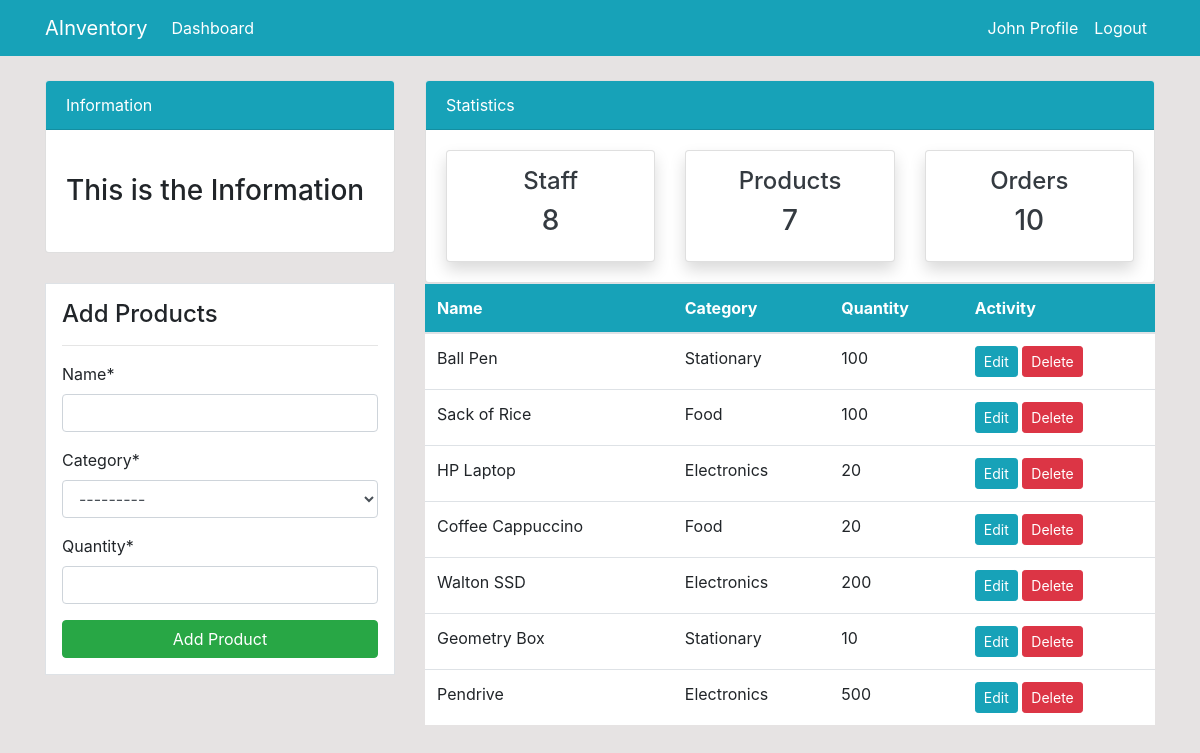
Page /product/ (signed in) on the committed database.
### dashboard/models.py (models this page shows, shortened)
class Product(models.Model):
    name = models.CharField(max_length=100, null = True)
    category = models.CharField(max_length=20, choices = CATEGORY, null = True)
    quantity = models.PositiveIntegerField(null = True)
    class Meta:
        verbose_name_plural = 'Product'

### dashboard/views.py (the view)
# urls.py: path('product/', views.product, name='dashboard-product'),
@login_required
def product(request):
    items = Product.objects.all() # using ORM
    product_count = items.count()
    workers_count = User.objects.all().count()
    orders_count = Order.objects.all().count()
    if request.method == 'POST':
        form = ProductForm(request.POST)
        if form.is_valid():
            form.save()
            product_name = form.cleaned_data.get('name')
            messages.success(request, f'{product_name} has been added')
            return redirect('dashboard-product')
    else:
        form = ProductForm()
    context={
        'items': items,
        'form': form,
        'workers_count': workers_count,
        'orders_count': orders_count,
        'product_count': product_count,
    }
    return render(request, 'dashboard/product.html', context)

### dashboard/forms.py
class ProductForm(forms.ModelForm):
    class Meta:
        model = Product
        fields = ['name', 'category', 'quantity']

### templates/dashboard/product.html (shortened to what this page needs)
{% extends 'partials/base.html' %}
{% load crispy_forms_tags %}
{% block content %}
{% include 'partials/topnav.html' %}
    <div class="container">
        <div class="row md-4">
            <div class="col-md-4">
                <div class="border bg-white p-3">
                    <h4>Add Products</h4>
                    <hr>
                    <form method="POST">
                        {{ form|crispy }}
                        <input class="btn btn-success btn-block" type="submit" value="Add Product">
                    </form>
                </div>
            </div>
            <div class="col-md-8">
                <table class="table bg-white">
                    <thead class="bg-info">
                        <tr class="text-white">
                            <th scope="col">Name</th>
                            <th scope="col">Category</th>
                            <th scope="col">Quantity</th>
                            <th scope="col">Activity</th>
                        </tr>
                    </thead>
                    <tbody>
                        {% for item in items %}
                        <tr>
                            <td>{{ item.name }}</td>
                            <td>{{ item.category }}</td>
                            <td>{{ item.quantity }}</td>
                            <td>
                                <a class="btn btn-info btn-sm" href="{% url 'dashboard-product-update' item.id %}">Edit</a>
                                <a class="btn btn-danger btn-sm" href="{% url 'dashboard-product-delete' item.id %}">Delete</a>
                            </td>
                        </tr>
                        {% endfor %}
                    </tbody>
                </table>
            </div>
        </div>
    </div>
{% endblock %}

### templates/partials/nav.html (shortened to what this page needs)
<nav class="navbar navbar-expand-lg navbar-info bg-info">
    {% if user.is_authenticated %}
    <div class="container">
        <a class="navbar-brand text-white" href="{% url 'dashboard-index' %}">AInventory</a>
        <div class="collapse navbar-collapse" id="navbarSupportedContent">
            <ul class="navbar-nav mr-auto">
                <li class="nav-item active">
                    <a class="nav-link text-white" href="{% url 'dashboard-index' %}">Dashboard </a>
                </li>
            </ul>
            <ul class="navbar-nav ml-auto">
                <li class="nav-item active">
                    <a class="nav-link text-white" href="{% url 'user-profile' %}">{{ user.username }} Profile </a>
                </li>
                <li class="nav-item">
                    <a class="nav-link text-white" href="{% url 'user-logout' %}">Logout</a>
                </li>
            </ul>
            {% endif %}
        </div>
    </div>
</nav>

### static/style.css (style rules this page uses)
body { background: rgb(230, 227, 227); }

### rows in the picture
Product: name "Ball Pen", category "Stationary", quantity "100"
Product: name "Sack of Rice", category "Food", quantity "100"
Product: name "HP Laptop", category "Electronics", quantity "20"
Product: name "Coffee Cappuccino", category "Food", quantity "20"
Product: name "Walton SSD", category "Electronics", quantity "200"
Product: name "Geometry Box", category "Stationary", quantity "10"
Product: name "Pendrive", category "Electronics", quantity "500"

### other values in the picture
{{ user.username }} "John"
{{ workers_count }} "8"
{{ product_count }} "7"
{{ orders_count }} "10"
